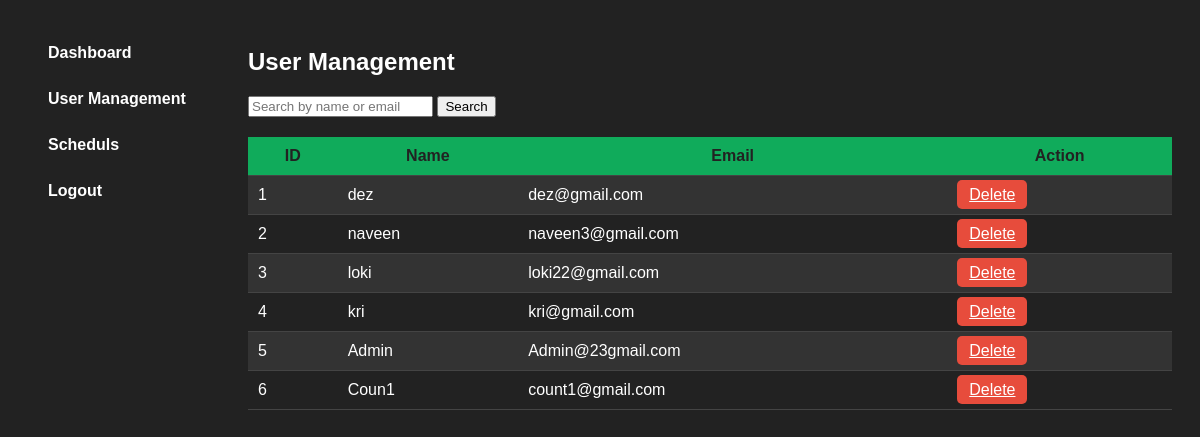
The page /User_Management.php on the database its author committed.
### tables this page shows
CREATE TABLE `register` (
  `id` int(200) NOT NULL,
  `name` varchar(200) NOT NULL,
  `email` varchar(100) NOT NULL,
  `password` text NOT NULL
);

### User_Management.php (the view, shortened to what this page needs)
<?php
include 'BD_carepoint.php';
$search = isset($_GET['search']) ? $_GET['search'] : '';
$sql = "SELECT * FROM register WHERE name LIKE ? OR email LIKE ?";
$stmt = $pdo->prepare($sql);
$stmt->execute(["%$search%", "%$search%"]);
$users = $stmt->fetchAll(PDO::FETCH_ASSOC);
?>
<!DOCTYPE html>
<html>
<head>
</head>
<body>
<div class="dashboard">
    <nav>
        <a href="Admin.php">Dashboard</a>
        <a href="User_Management.php">User Management</a>
        <a href="schedule_admin.php">Scheduls</a>
        <a href="Login.php">Logout</a>
    </nav>
    <main>
        <h2>User Management</h2>
        <form method="get" class="search-box">
            <input type="text" name="search" placeholder="Search by name or email" value="<?php echo htmlspecialchars($search); ?>">
            <button type="submit">Search</button>
        </form>
        <table>
            <tr>
                <th>ID</th><th>Name</th><th>Email</th><th>Action</th>
            </tr>
            <?php foreach ($users as $user): ?>
            <tr>
                <td><?php echo $user['id']; ?></td>
                <td><?php echo htmlspecialchars($user['name']); ?></td>
                <td><?php echo htmlspecialchars($user['email']); ?></td>
                <td>
                    <a href="?delete=<?php echo $user['id']; ?>" onclick="return confirm('Delete this user?');" class="delete-btn">Delete</a>
                </td>
            </tr>
            <?php endforeach; ?>
        </table>
    </main>
</div>

### User_Management.php (style rules this page uses)
body { background: #222; color: #fff; font-family: Arial; }
.dashboard { display: flex; min-height: 100vh; }
nav { width: 220px; background-color: #222; padding: 20px 0; min-height: 100vh; }
nav a { display: block; padding: 12px 20px; color: #fff; text-decoration: none; border-radius: 8px; margin: 4px 20px; font-weight: bold; transition: background 0.3s, color 0.3s; }
main { flex: 1; padding: 20px; }
table { width: 100%; border-collapse: collapse; margin-top: 20px; }
th, td { padding: 10px; border-bottom: 1px solid #444; }
th { background: #10ab5b; color: #222; }
tr:nth-child(even) { background: #333; }
.search-box { margin: 20px 0; }
.delete-btn { color: #fff; background: #e74c3c; border: none; padding: 6px 12px; border-radius: 5px; cursor: pointer; }

### rows shown on the page
register: id "1", name "dez", email "dez@gmail.com"
register: id "2", name "naveen", email "naveen3@gmail.com"
register: id "3", name "loki", email "loki22@gmail.com"
register: id "4", name "kri", email "kri@gmail.com"
register: id "5", name "Admin", email "Admin@23gmail.com"
register: id "6", name "Coun1", email "count1@gmail.com"
